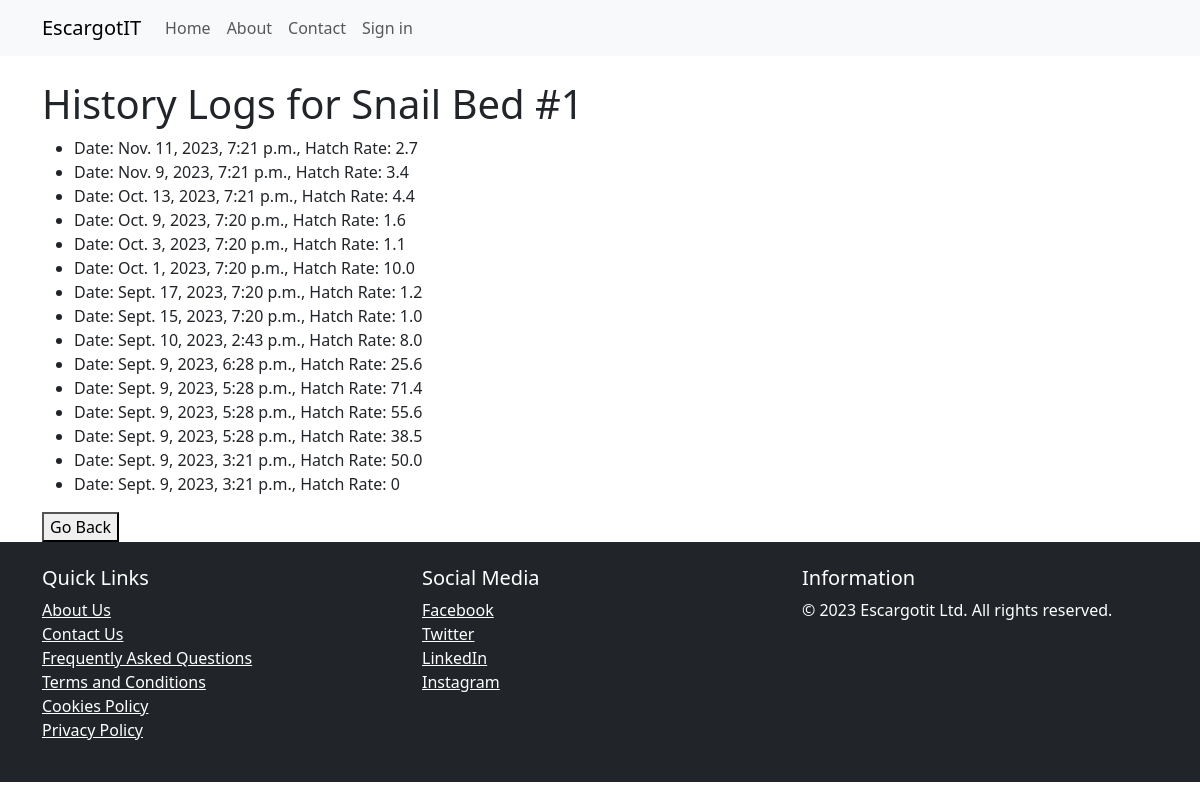
Screenshot of /view_hatch_rate_history/38/ with the database file from the repository.
### core/models.py (models this page shows, shortened)
class SnailBed(models.Model):
    bed_name = models.CharField(max_length=100, unique=False, null=True, blank=True)
    user = models.ForeignKey(AdminUser, on_delete=models.SET_NULL, null=True, blank=True, db_constraint=False)
    employee = models.ForeignKey(EmployeeUser, on_delete=models.SET_NULL, null=True, blank=True, db_constraint=False)
    snail_amount = models.IntegerField(null=True, blank=True)
    hatch_rate = models.ForeignKey('SnailHatchRate', on_delete=models.SET_NULL, null=True, blank=True)
    mortality_rate = models.ForeignKey('SnailMortalityRate', on_delete=models.SET_NULL, null=True, blank=True)
    maturity_rate = models.ForeignKey('TimeTakenToMature', on_delete=models.SET_NULL, null=True, blank=True)

class SnailHatchRate(models.Model):
    snail_bed = models.ForeignKey(SnailBed, on_delete=models.CASCADE)
    preexisting_snail_amount = models.IntegerField(null=True, blank=True, default=0)
    newly_hatched_snails = models.IntegerField()
    hatch_rate_percentage = models.DecimalField(max_digits=5, decimal_places=2, null=True, blank=True)
    datetime = models.DateTimeField(default=timezone.now)
    @property
    def hatch_rate_percentage(self):
        if self.preexisting_snail_amount > 0:
            return round( (self.newly_hatched_snails / self.preexisting_snail_amount) * 100 , 1)
        else:
            return 0

### core/views.py (the view)
# urls.py: path('view_hatch_rate_history/<int:snail_bed_id>/', views.SnailHatchRateListView.as_view(), name='view_hatch_rate_history'),
class SnailHatchRateListView(ListView):
    model = SnailHatchRate
    template_name = 'history.html'
    context_object_name = 'history_data'
    def get_queryset(self):
        snail_bed = get_object_or_404(SnailBed, id=self.kwargs['snail_bed_id'])
        return SnailHatchRate.objects.filter(snail_bed=snail_bed).order_by('-datetime')
    def get_context_data(self, **kwargs):
        context = super().get_context_data(**kwargs)
        context['snail_bed'] = get_object_or_404(SnailBed, id=self.kwargs['snail_bed_id'])
        return context

### core/templatetags/filters.py (called while the page is built)
@register.filter
def classname(obj):
    return obj.__class__.__name__

### templates/history.html (shortened to what this page needs)
{% extends "base/base.html" %}
{% load filters %}
{% block content %}
    <h1>History Logs for {{ snail_bed.bed_name }}</h1>
    {% if history_data %}
        <ul>
            {% for record in history_data %}
                {% with record|classname as modelclass %}
                    {% if modelclass == "SnailHatchRate" %}
                        <li>Date: {{ record.datetime }},
                            Hatch Rate: {{ record.hatch_rate_percentage }}</li>
                    {% elif modelclass == "SnailMortalityRate" %}
                        <li>Date: {{ record.datetime }},
                            Mortality Rate: {{ record.mortality_rate_percentage }}</li>
                    {% elif modelclass == "SnailFeed" %}
                        <li>Date Feed given: {{ record.consumed_on }},
                            Grams of Feed given: {{ record.grams_feed_given }}</li>
                    {% endif %}
                {% endwith %}
            {% endfor %}
        </ul>
    {% else %}
        <h3> No data available </h3>
    {% endif %}
    <div class="button-container">
        <button onclick="history.back()">Go Back</button>
     </div>
{% endblock %}

### rows the page displays
SnailBed: bed_name "Snail Bed #1"
SnailHatchRate: datetime "Nov. 11, 2023, 7:21 p.m.", hatch_rate_percentage "2.7"
SnailHatchRate: datetime "Nov. 9, 2023, 7:21 p.m.", hatch_rate_percentage "3.4"
SnailHatchRate: datetime "Oct. 13, 2023, 7:21 p.m.", hatch_rate_percentage "4.4"
SnailHatchRate: datetime "Oct. 9, 2023, 7:20 p.m.", hatch_rate_percentage "1.6"
SnailHatchRate: datetime "Oct. 3, 2023, 7:20 p.m.", hatch_rate_percentage "1.1"
SnailHatchRate: datetime "Oct. 1, 2023, 7:20 p.m.", hatch_rate_percentage "10.0"
SnailHatchRate: datetime "Sept. 17, 2023, 7:20 p.m.", hatch_rate_percentage "1.2"
SnailHatchRate: datetime "Sept. 15, 2023, 7:20 p.m.", hatch_rate_percentage "1.0"
SnailHatchRate: datetime "Sept. 10, 2023, 2:43 p.m.", hatch_rate_percentage "8.0"
SnailHatchRate: datetime "Sept. 9, 2023, 6:28 p.m.", hatch_rate_percentage "25.6"
SnailHatchRate: datetime "Sept. 9, 2023, 5:28 p.m.", hatch_rate_percentage "71.4"
SnailHatchRate: datetime "Sept. 9, 2023, 5:28 p.m.", hatch_rate_percentage "55.6"
SnailHatchRate: datetime "Sept. 9, 2023, 5:28 p.m.", hatch_rate_percentage "38.5"
SnailHatchRate: datetime "Sept. 9, 2023, 3:21 p.m.", hatch_rate_percentage "50.0"
SnailHatchRate: datetime "Sept. 9, 2023, 3:21 p.m.", hatch_rate_percentage "0"
